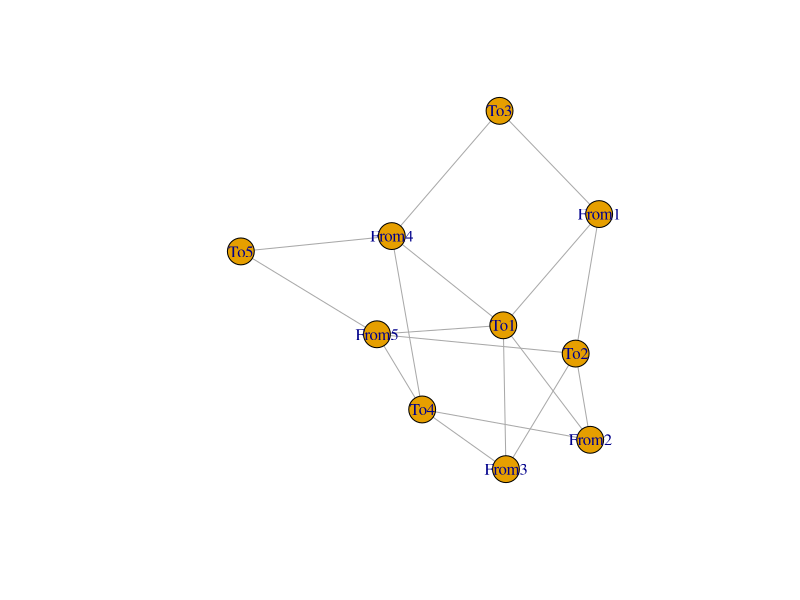
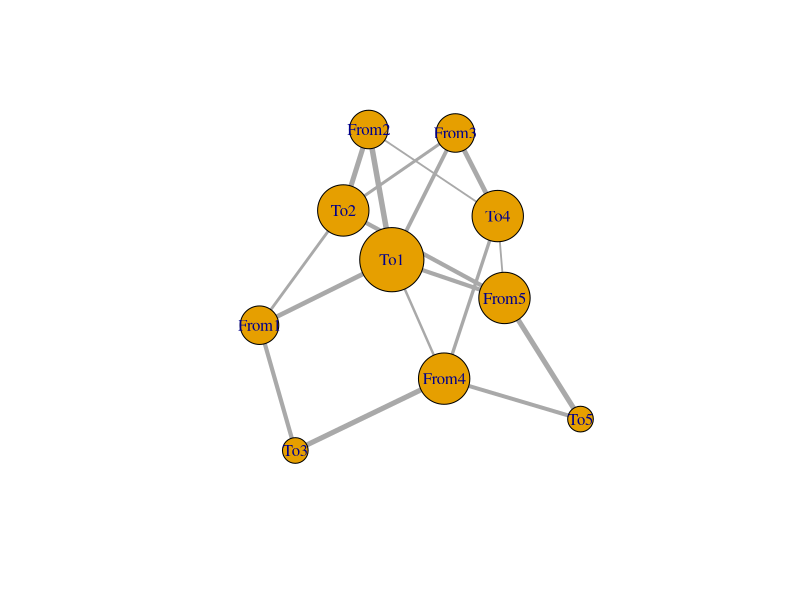
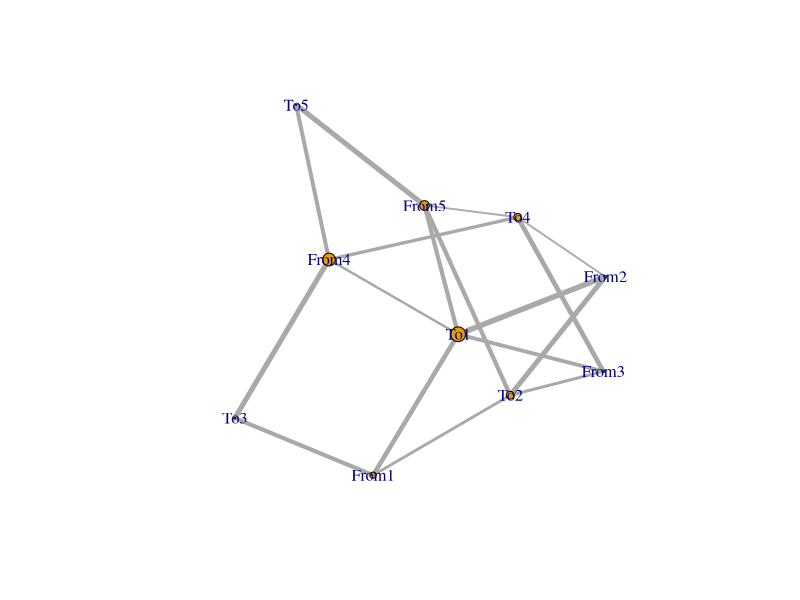
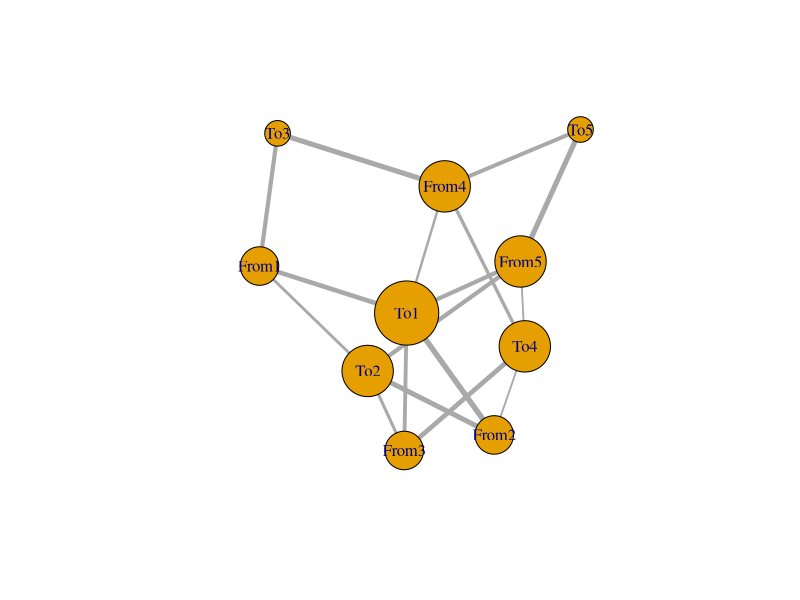
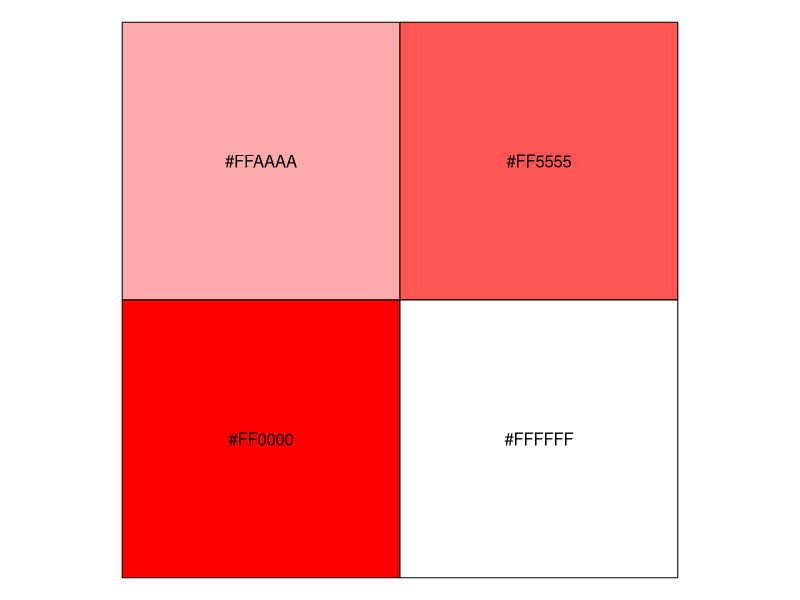
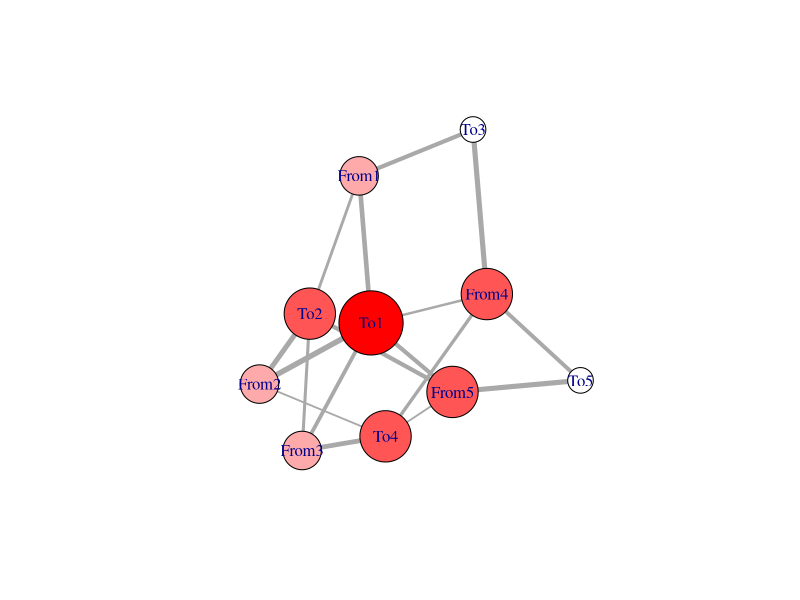
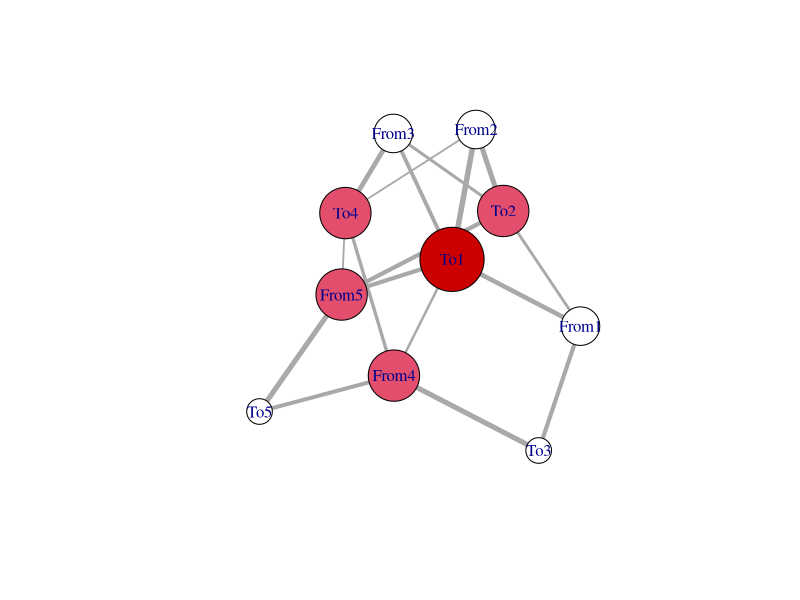
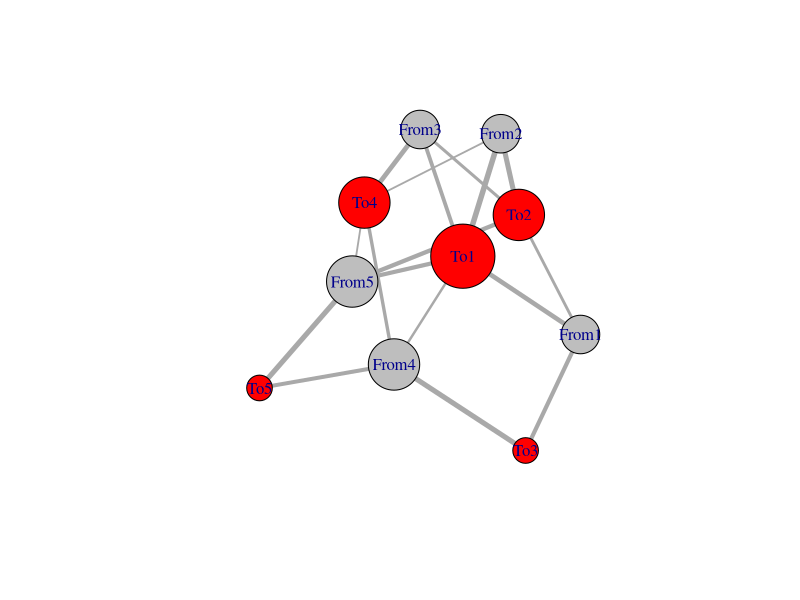

Reproduce these figures in R, in order.


library(igraph)
library(dplyr)
library(scales)


#Fake data
set.seed(3)
samp <- data.frame(from= paste("From", sample(5, 28, replace = T), sep = ""),
                   to = paste("To", sample(5, 28, replace = T), sep = ""),
                   values = sample(100, 28, replace = T))
samp

samp2 <- as_tibble(samp) %>% 
         group_by(from, to) %>% 
         summarize(sum = sum(values), n= n())
samp2

#---- Creating a graph object using igraph
g <- graph_from_data_frame(as.matrix(samp2), directed = F)
plot(g) # plot without attributes

#---- Assigning node size and link width atributes
# link width from the 3rd column of the original matrix (samp2) 
E(g)$width <- log(as.numeric(E(g)$sum))
# calculating node degree  (times a constant to make the node bigger) 
V(g)$size <- degree(g)*8
#Plot node size= node degree; link width= values
plot(g)
#--
# calculating betweeness centrality 
V(g)$size <- betweenness(g)
#Plot node size= betweeness centrality; link width= values
plot(g)
#--
# calculating node strength  (times a constant to make the node bigger)
V(g)$size <- strength(g)*8
#Plot node size= betweeness centrality; link width= values
plot(g)


#---- Assigning colors to nodes by node size
# creating a palette function 
rcPal <- colorRampPalette(c("white","red")) 
# we are 'cutting' the values in
V(g)$color <- rcPal(4)[cut(V(g)$size, breaks = 4)] 
show_col(unique(V(g)$color))
plot(g)

#---- Assigning colors to nodes by node size threshold

rcPal <- colorRampPalette(c("white","plum1", "red3"))
# we are 'cutting' the values in
cond <- V(g)$size
cond[cond<30] <- 0 # setting the threshold 
cond
n <- 20#length(unique(cond))
V(g)$color <- rcPal(n)[cut(cond, breaks = n)] 
#show_col(unique(V(g)$color))
plot(g)

#---- Assigning colors to nodes by 'group'
cond <- V(g)$name # getting vertex names
cond =substr(cond, 0,1)
cols = NULL
for (i in seq_along(cond)){
  cols[i] = ifelse(cond[i]== "F", print("gray"), print("red"))
}
V(g)$color <- cols
plot(g)

#---- Assigning colors to nodes personalized 
# faking metadata
metadat <- as_tibble(
            cbind(name= V(g)$name, # getting vertex names
                  location= c(rep("loc1", 2), rep("loc2", 1), rep("loc3", 4), rep("loc4", 3)), # faking locations      
                  color= c(rep("blue", 2), rep("red", 1), rep("orange", 4), rep("yellow", 3))) # colors based on locations
            ) # rememeber, all columns need to be the same leght as the number of nodes

V(g)$color <- metadat$color
plot(g)




